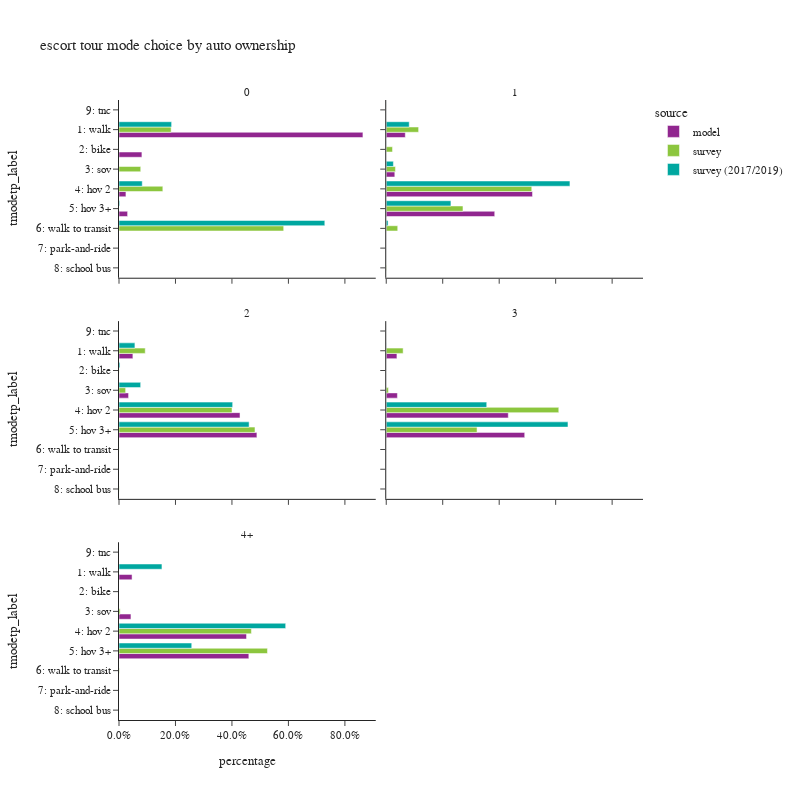

Write notebook code for a chart like this one.
### Code cell
plot_mode_choice(es_tour.filter(pl.col('auto_ownership_4+')!="-1"),
                 "auto_ownership_4+",
                 {"auto_ownership_4+":["0","1","2","3","4+"],
                  "tmodetp_label":["1: walk","2: bike","3: sov","4: hov 2","5: hov 3+","6: walk to transit",
                                   "7: park-and-ride","8: school bus","9: other–survey only"]},
                 "auto ownership",2,800)

### Figure 1 — Plotly figure (JSON) as saved in the notebook; plotly's stock layout.template omitted (floating-point values rounded to 4 significant figures)
{"data": [{"alignmentgroup": "True", "customdata": [[1], [23233], [2182], [660], [819]], "hovertemplate": "source=model<br>auto_ownership_4+=0<br>percentage=%{x}<br>tmodetp_label=%{y}<br>sample_count=%{customdata[0]}<extra></extra>", "legendgroup": "model", "marker": {"color": "#91268F", "pattern": {"shape": ""}}, "name": "model", "offsetgroup": "model", "orientation": "h", "showlegend": true, "textposition": "auto", "type": "bar", "x": [3.718e-05, 0.8638, 0.08113, 0.02454, 0.03045], "xaxis": "x5", "y": [null, "1: walk", "2: bike", "4: hov 2", "5: hov 3+"], "yaxis": "y5"}, {"alignmentgroup": "True", "customdata": [[4], [8670], [1], [3900], [66570], [49383]], "hovertemplate": "source=model<br>auto_ownership_4+=1<br>percentage=%{x}<br>tmodetp_label=%{y}<br>sample_count=%{customdata[0]}<extra></extra>", "legendgroup": "model", "marker": {"color": "#91268F", "pattern": {"shape": ""}}, "name": "model", "offsetgroup": "model", "orientation": "h", "showlegend": false, "textposition": "auto", "type": "bar", "x": [3.112e-05, 0.06746, 7.78e-06, 0.03034, 0.5179, 0.3842], "xaxis": "x6", "y": [null, "1: walk", "2: bike", "3: sov", "4: hov 2", "5: hov 3+"], "yaxis": "y6"}, {"alignmentgroup": "True", "customdata": [[5], [13531], [9322], [117914], [134368]], "hovertemplate": "source=model<br>auto_ownership_4+=2<br>percentage=%{x}<br>tmodetp_label=%{y}<br>sample_count=%{customdata[0]}<extra></extra>", "legendgroup": "model", "marker": {"color": "#91268F", "pattern": {"shape": ""}}, "name": "model", "offsetgroup": "model", "orientation": "h", "showlegend": false, "textposition": "auto", "type": "bar", "x": [1.817e-05, 0.04918, 0.03388, 0.4286, 0.4884], "xaxis": "x3", "y": [null, "1: walk", "3: sov", "4: hov 2", "5: hov 3+"], "yaxis": "y3"}, {"alignmentgroup": "True", "customdata": [[4], [5247], [2], [5482], [59939], [68008]], "hovertemplate": "source=model<br>auto_ownership_4+=3<br>percentage=%{x}<br>tmodetp_label=%{y}<br>sample_count=%{customdata[0]}<extra></extra>", "legendgroup": "model", "marker": {"color": "#91268F", "pattern": {"shape": ""}}, "name": "model", "offsetgroup": "model", "orientation": "h", "showlegend": false, "textposition": "auto", "type": "bar", "x": [2.884e-05, 0.03783, 1.442e-05, 0.03953, 0.4322, 0.4904], "xaxis": "x4", "y": [null, "1: walk", "2: bike", "3: sov", "4: hov 2", "5: hov 3+"], "yaxis": "y4"}, {"alignmentgroup": "True", "customdata": [[3692], [3377], [36051], [36706]], "hovertemplate": "source=model<br>auto_ownership_4+=4+<br>percentage=%{x}<br>tmodetp_label=%{y}<br>sample_count=%{customdata[0]}<extra></extra>", "legendgroup": "model", "marker": {"color": "#91268F", "pattern": {"shape": ""}}, "name": "model", "offsetgroup": "model", "orientation": "h", "showlegend": false, "textposition": "auto", "type": "bar", "x": [0.04625, 0.0423, 0.4516, 0.4598], "xaxis": "x", "y": ["1: walk", "3: sov", "4: hov 2", "5: hov 3+"], "yaxis": "y"}, {"alignmentgroup": "True", "customdata": [[4], [1], [1], [4]], "hovertemplate": "source=survey<br>auto_ownership_4+=0<br>percentage=%{x}<br>tmodetp_label=%{y}<br>sample_count=%{customdata[0]}<extra></extra>", "legendgroup": "survey", "marker": {"color": "#8CC63E", "pattern": {"shape": ""}}, "name": "survey", "offsetgroup": "survey", "orientation": "h", "showlegend": true, "textposition": "auto", "type": "bar", "x": [0.1846, 0.07694, 0.1552, 0.5832], "xaxis": "x5", "y": ["1: walk", "3: sov", "4: hov 2", "6: walk to transit"], "yaxis": "y5"}, {"alignmentgroup": "True", "customdata": [[2], [40], [7], [13], [96], [55], [4], [2]], "hovertemplate": "source=survey<br>auto_ownership_4+=1<br>percentage=%{x}<br>tmodetp_label=%{y}<br>sample_count=%{customdata[0]}<extra></extra>", "legendgroup": "survey", "marker": {"color": "#8CC63E", "pattern": {"shape": ""}}, "name": "survey", "offsetgroup": "survey", "orientation": "h", "showlegend": false, "textposition": "auto", "type": "bar", "x": [0.001734, 0.1146, 0.02223, 0.03262, 0.5153, 0.2717, 0.04067, 0.001039], "xaxis": "x6", "y": [null, "1: walk", "2: bike", "3: sov", "4: hov 2", "5: hov 3+", "6: walk to transit", "8: school bus"], "yaxis": "y6"}, {"alignmentgroup": "True", "customdata": [[1], [32], [4], [8], [149], [143], [1], [1]], "hovertemplate": "source=survey<br>auto_ownership_4+=2<br>percentage=%{x}<br>tmodetp_label=%{y}<br>sample_count=%{customdata[0]}<extra></extra>", "legendgroup": "survey", "marker": {"color": "#8CC63E", "pattern": {"shape": ""}}, "name": "survey", "offsetgroup": "survey", "orientation": "h", "showlegend": false, "textposition": "auto", "type": "bar", "x": [0.0005541, 0.09289, 0.0004917, 0.02348, 0.4002, 0.4816, 0.0002726, 0.0005567], "xaxis": "x3", "y": [null, "1: walk", "2: bike", "3: sov", "4: hov 2", "5: hov 3+", "6: walk to transit", "8: school bus"], "yaxis": "y3"}, {"alignmentgroup": "True", "customdata": [[4], [6], [30], [23]], "hovertemplate": "source=survey<br>auto_ownership_4+=3<br>percentage=%{x}<br>tmodetp_label=%{y}<br>sample_count=%{customdata[0]}<extra></extra>", "legendgroup": "survey", "marker": {"color": "#8CC63E", "pattern": {"shape": ""}}, "name": "survey", "offsetgroup": "survey", "orientation": "h", "showlegend": false, "textposition": "auto", "type": "bar", "x": [0.05982, 0.00761, 0.611, 0.3216], "xaxis": "x4", "y": ["1: walk", "3: sov", "4: hov 2", "5: hov 3+"], "yaxis": "y4"}, {"alignmentgroup": "True", "customdata": [[1], [13], [8], [1]], "hovertemplate": "source=survey<br>auto_ownership_4+=4+<br>percentage=%{x}<br>tmodetp_label=%{y}<br>sample_count=%{customdata[0]}<extra></extra>", "legendgroup": "survey", "marker": {"color": "#8CC63E", "pattern": {"shape": ""}}, "name": "survey", "offsetgroup": "survey", "orientation": "h", "showlegend": false, "textposition": "auto", "type": "bar", "x": [0.004109, 0.4689, 0.5258, 0.001241], "xaxis": "x", "y": ["3: sov", "4: hov 2", "5: hov 3+", "6: walk to transit"], "yaxis": "y"}, {"alignmentgroup": "True", "customdata": [[11], [1], [1], [9]], "hovertemplate": "source=survey (2017/2019)<br>auto_ownership_4+=0<br>percentage=%{x}<br>tmodetp_label=%{y}<br>sample_count=%{customdata[0]}<extra></extra>", "legendgroup": "survey (2017/2019)", "marker": {"color": "#00A7A0", "pattern": {"shape": ""}}, "name": "survey (2017/2019)", "offsetgroup": "survey (2017/2019)", "orientation": "h", "showlegend": true, "textposition": "auto", "type": "bar", "x": [0.1863, 0.08232, 0.002513, 0.7289], "xaxis": "x5", "y": ["1: walk", "4: hov 2", "5: hov 3+", "6: walk to transit"], "yaxis": "y5"}, {"alignmentgroup": "True", "customdata": [[2], [37], [2], [15], [122], [69], [4], [1]], "hovertemplate": "source=survey (2017/2019)<br>auto_ownership_4+=1<br>percentage=%{x}<br>tmodetp_label=%{y}<br>sample_count=%{customdata[0]}<extra></extra>", "legendgroup": "survey (2017/2019)", "marker": {"color": "#00A7A0", "pattern": {"shape": ""}}, "name": "survey (2017/2019)", "offsetgroup": "survey (2017/2019)", "orientation": "h", "showlegend": false, "textposition": "auto", "type": "bar", "x": [0.006539, 0.08137, 0.0004396, 0.02537, 0.6506, 0.2291, 0.006433, 0.0002293], "xaxis": "x6", "y": [null, "1: walk", "2: bike", "3: sov", "4: hov 2", "5: hov 3+", "6: walk to transit", "9: tnc"], "yaxis": "y6"}, {"alignmentgroup": "True", "customdata": [[3], [47], [6], [14], [169], [169]], "hovertemplate": "source=survey (2017/2019)<br>auto_ownership_4+=2<br>percentage=%{x}<br>tmodetp_label=%{y}<br>sample_count=%{customdata[0]}<extra></extra>", "legendgroup": "survey (2017/2019)", "marker": {"color": "#00A7A0", "pattern": {"shape": ""}}, "name": "survey (2017/2019)", "offsetgroup": "survey (2017/2019)", "orientation": "h", "showlegend": false, "textposition": "auto", "type": "bar", "x": [8.132e-05, 0.05634, 0.003568, 0.07669, 0.4025, 0.4608], "xaxis": "x3", "y": [null, "1: walk", "2: bike", "3: sov", "4: hov 2", "5: hov 3+"], "yaxis": "y3"}, {"alignmentgroup": "True", "customdata": [[2], [42], [42]], "hovertemplate": "source=survey (2017/2019)<br>auto_ownership_4+=3<br>percentage=%{x}<br>tmodetp_label=%{y}<br>sample_count=%{customdata[0]}<extra></extra>", "legendgroup": "survey (2017/2019)", "marker": {"color": "#00A7A0", "pattern": {"shape": ""}}, "name": "survey (2017/2019)", "offsetgroup": "survey (2017/2019)", "orientation": "h", "showlegend": false, "textposition": "auto", "type": "bar", "x": [0.000515, 0.3559, 0.6436], "xaxis": "x4", "y": ["1: walk", "4: hov 2", "5: hov 3+"], "yaxis": "y4"}, {"alignmentgroup": "True", "customdata": [[2], [21], [11]], "hovertemplate": "source=survey (2017/2019)<br>auto_ownership_4+=4+<br>percentage=%{x}<br>tmodetp_label=%{y}<br>sample_count=%{customdata[0]}<extra></extra>", "legendgroup": "survey (2017/2019)", "marker": {"color": "#00A7A0", "pattern": {"shape": ""}}, "name": "survey (2017/2019)", "offsetgroup": "survey (2017/2019)", "orientation": "h", "showlegend": false, "textposition": "auto", "type": "bar", "x": [0.1521, 0.5903, 0.2576], "xaxis": "x", "y": ["1: walk", "4: hov 2", "5: hov 3+"], "yaxis": "y"}], "layout": {"annotations": [{"font": {}, "showarrow": false, "text": "4+", "x": 0.245, "xanchor": "center", "xref": "paper", "y": 0.2867, "yanchor": "bottom", "yref": "paper"}, {"font": {}, "showarrow": false, "text": "2", "x": 0.245, "xanchor": "center", "xref": "paper", "y": 0.6433, "yanchor": "bottom", "yref": "paper"}, {"font": {}, "showarrow": false, "text": "3", "x": 0.755, "xanchor": "center", "xref": "paper", "y": 0.6433, "yanchor": "bottom", "yref": "paper"}, {"font": {}, "showarrow": false, "text": "0", "x": 0.245, "xanchor": "center", "xref": "paper", "y": 1.0, "yanchor": "bottom", "yref": "paper"}, {"font": {}, "showarrow": false, "text": "1", "x": 0.755, "xanchor": "center", "xref": "paper", "y": 1.0, "yanchor": "bottom", "yref": "paper"}], "barmode": "group", "height": 800, "legend": {"title": {"text": "source"}, "tracegroupgap": 0}, "title": {"text": "escort tour mode choice by auto ownership"}, "width": 800, "xaxis": {"anchor": "y", "domain": [0.0, 0.49], "tickformat": ".1%", "title": {"text": "percentage"}}, "xaxis2": {"anchor": "y2", "domain": [0.51, 1.0], "matches": "x", "tickformat": ".1%", "title": {"text": "percentage"}}, "xaxis3": {"anchor": "y3", "domain": [0.0, 0.49], "matches": "x", "showticklabels": false, "tickformat": ".1%"}, "xaxis4": {"anchor": "y4", "domain": [0.51, 1.0], "matches": "x", "showticklabels": false, "tickformat": ".1%"}, "xaxis5": {"anchor": "y5", "domain": [0.0, 0.49], "matches": "x", "showticklabels": false, "tickformat": ".1%"}, "xaxis6": {"anchor": "y6", "domain": [0.51, 1.0], "matches": "x", "showticklabels": false, "tickformat": ".1%"}, "yaxis": {"anchor": "x", "categoryarray": ["9: other–survey only", "8: school bus", "7: park-and-ride", "6: walk to transit", "5: hov 3+", "4: hov 2", "3: sov", "2: bike", "1: walk"], "categoryorder": "array", "domain": [0.0, 0.2867], "title": {"text": "tmodetp_label"}}, "yaxis2": {"anchor": "x2", "domain": [0.0, 0.2867], "matches": "y", "showticklabels": false}, "yaxis3": {"anchor": "x3", "categoryarray": ["9: other–survey only", "8: school bus", "7: park-and-ride", "6: walk to transit", "5: hov 3+", "4: hov 2", "3: sov", "2: bike", "1: walk"], "categoryorder": "array", "domain": [0.3567, 0.6433], "matches": "y", "title": {"text": "tmodetp_label"}}, "yaxis4": {"anchor": "x4", "domain": [0.3567, 0.6433], "matches": "y", "showticklabels": false}, "yaxis5": {"anchor": "x5", "categoryarray": ["9: other–survey only", "8: school bus", "7: park-and-ride", "6: walk to transit", "5: hov 3+", "4: hov 2", "3: sov", "2: bike", "1: walk"], "categoryorder": "array", "domain": [0.7133, 1.0], "matches": "y", "title": {"text": "tmodetp_label"}}, "yaxis6": {"anchor": "x6", "domain": [0.7133, 1.0], "matches": "y", "showticklabels": false}}}
